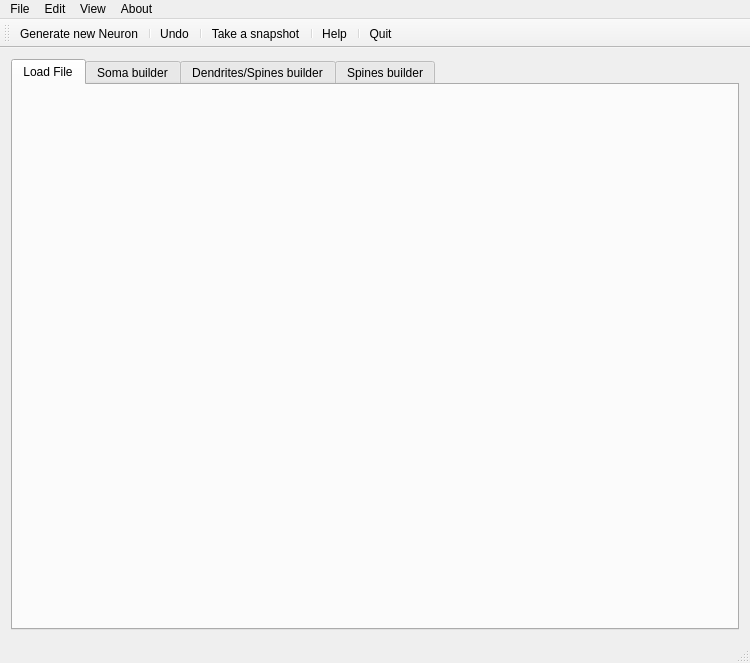
<?xml version="1.0" encoding="UTF-8"?>
<ui version="4.0">
 <class>XNeuronClass</class>
 <widget class="QMainWindow" name="XNeuronClass">
  <property name="geometry">
   <rect>
    <x>0</x>
    <y>0</y>
    <width>750</width>
    <height>663</height>
   </rect>
  </property>
  <property name="windowTitle">
   <string>Neuronize</string>
  </property>
  <widget class="QWidget" name="centralWidget">
   <layout class="QHBoxLayout" name="horizontalLayout">
    <item>
     <widget class="QTabWidget" name="tabWidget_MainContainer">
      <property name="tabPosition">
       <enum>QTabWidget::North</enum>
      </property>
      <property name="tabShape">
       <enum>QTabWidget::Rounded</enum>
      </property>
      <property name="currentIndex">
       <number>0</number>
      </property>
      <property name="usesScrollButtons">
       <bool>true</bool>
      </property>
      <widget class="QWidget" name="tab_SomaCreator">
       <attribute name="title">
        <string>Load File</string>
       </attribute>
       <layout class="QVBoxLayout" name="verticalLayout_3">
        <item>
         <layout class="QVBoxLayout" name="verticalLayout_SomaCreator"/>
        </item>
       </layout>
      </widget>
      <widget class="QWidget" name="tab_SomaGenerator">
       <attribute name="title">
        <string>Soma builder</string>
       </attribute>
       <layout class="QVBoxLayout" name="verticalLayout">
        <item>
         <layout class="QVBoxLayout" name="verticalLayout_SomaDeformer"/>
        </item>
       </layout>
      </widget>
      <widget class="QWidget" name="tab_DendritesGenerator">
       <attribute name="title">
        <string>Dendrites/Spines builder</string>
       </attribute>
       <layout class="QVBoxLayout" name="verticalLayout_2">
        <item>
         <layout class="QVBoxLayout" name="verticalLayout_DendritesGenerator"/>
        </item>
       </layout>
      </widget>
      <widget class="QWidget" name="tab_SpinesGenerator">
       <attribute name="title">
        <string>Spines builder</string>
       </attribute>
       <layout class="QVBoxLayout" name="verticalLayout_4">
        <item>
         <layout class="QVBoxLayout" name="verticalLayout_SpinesGenerator"/>
        </item>
       </layout>
      </widget>
     </widget>
    </item>
   </layout>
  </widget>
  <widget class="QMenuBar" name="menuBar">
   <property name="geometry">
    <rect>
     <x>0</x>
     <y>0</y>
     <width>750</width>
     <height>21</height>
    </rect>
   </property>
   <widget class="QMenu" name="menuFile">
    <property name="title">
     <string>File</string>
    </property>
    <addaction name="actionGenerateNewNeuron"/>
    <addaction name="actionQuit"/>
   </widget>
   <widget class="QMenu" name="menuView">
    <property name="title">
     <string>View</string>
    </property>
    <addaction name="actionTake_a_snapshot"/>
   </widget>
   <widget class="QMenu" name="menuAbout">
    <property name="title">
     <string>About</string>
    </property>
    <addaction name="actionHelp"/>
    <addaction name="actionAbout_Neuronize"/>
   </widget>
   <widget class="QMenu" name="menuEdit">
    <property name="title">
     <string>Edit</string>
    </property>
    <addaction name="actionUndo"/>
   </widget>
   <addaction name="menuFile"/>
   <addaction name="menuEdit"/>
   <addaction name="menuView"/>
   <addaction name="menuAbout"/>
  </widget>
  <widget class="QStatusBar" name="statusBar"/>
  <widget class="QToolBar" name="mainToolBar">
   <attribute name="toolBarArea">
    <enum>TopToolBarArea</enum>
   </attribute>
   <attribute name="toolBarBreak">
    <bool>false</bool>
   </attribute>
   <addaction name="actionGenerateNewNeuron"/>
   <addaction name="separator"/>
   <addaction name="actionUndo"/>
   <addaction name="separator"/>
   <addaction name="actionTake_a_snapshot"/>
   <addaction name="separator"/>
   <addaction name="actionHelp"/>
   <addaction name="separator"/>
   <addaction name="actionQuit"/>
  </widget>
  <action name="actionQuit">
   <property name="icon">
    <iconset resource="xneuron.qrc">
     <normaloff>:/XNeuron/Content/icons/application-exit.png</normaloff>:/XNeuron/Content/icons/application-exit.png</iconset>
   </property>
   <property name="text">
    <string>Quit</string>
   </property>
  </action>
  <action name="actionHelp">
   <property name="icon">
    <iconset resource="xneuron.qrc">
     <normaloff>:/XNeuron/Content/icons/help-2.png</normaloff>:/XNeuron/Content/icons/help-2.png</iconset>
   </property>
   <property name="text">
    <string>Help</string>
   </property>
  </action>
  <action name="actionAbout_Neuronize">
   <property name="text">
    <string>About Neuronize</string>
   </property>
  </action>
  <action name="actionGenerateNewNeuron">
   <property name="icon">
    <iconset resource="xneuron.qrc">
     <normaloff>:/XNeuron/Content/icons/document-open-6.png</normaloff>:/XNeuron/Content/icons/document-open-6.png</iconset>
   </property>
   <property name="text">
    <string>Generate new Neuron</string>
   </property>
  </action>
  <action name="actionTake_a_snapshot">
   <property name="icon">
    <iconset resource="xneuron.qrc">
     <normaloff>:/XNeuron/Content/icons/Camera.app.png</normaloff>:/XNeuron/Content/icons/Camera.app.png</iconset>
   </property>
   <property name="text">
    <string>Take a snapshot</string>
   </property>
  </action>
  <action name="actionUndo">
   <property name="icon">
    <iconset resource="xneuron.qrc">
     <normaloff>:/XNeuron/Content/icons/edit-undo-8.png</normaloff>:/XNeuron/Content/icons/edit-undo-8.png</iconset>
   </property>
   <property name="text">
    <string>Undo</string>
   </property>
  </action>
 </widget>
 <layoutdefault spacing="6" margin="11"/>
 <resources>
  <include location="xneuron.qrc"/>
 </resources>
 <connections/>
</ui>
